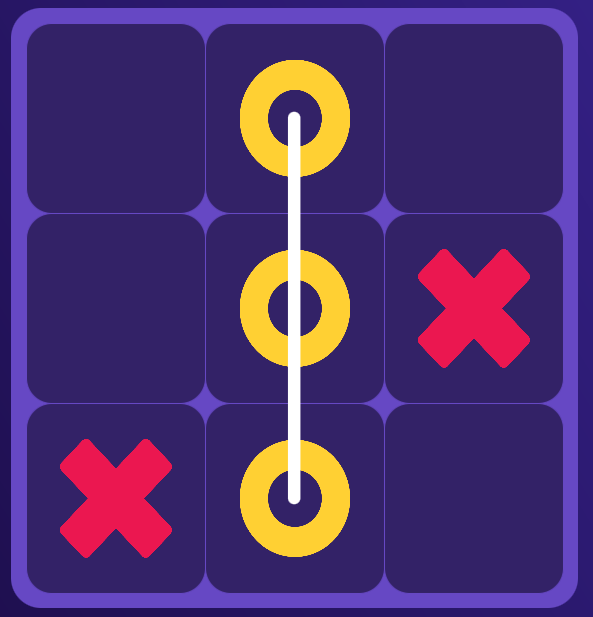
#> input picture assets/board_win.PNG, 593 x 617 px, given as the content of the folder cats_and_dogs_filtered/train, which was not available
$ python dirtDataset.py
#> lines starting #> are read from the running program, lines starting #| are printed output that depends on the picture; pictures that were not available may be replaced by others from this repository, and a replacement may not be noted
import numpy as np
import argparse
import imutils
import random
import cv2
import sys
import os

ROOT_DIR = "cats_and_dogs_filtered/train"

noise_types = ["gauss","speckle"]

def noisy(noise_type, image):

	if noise_type == "gauss":

		row,col,ch= image.shape
		mean = 0
		var = 0.1
		sigma = var**0.5
		gauss = np.random.normal(mean,sigma,(row,col,ch))
		gauss = gauss.reshape(row,col,ch)
		noisy = image + gauss

		return noisy

	elif noise_type == "speckle":

		row,col,ch = image.shape
		gauss = np.random.randn(row,col,ch)
		gauss = gauss.reshape(row,col,ch)
		noisy = image + image * gauss

		# cv2.imshow("speckle (Correct)", noisy)
		# cv2.waitKey(0)

		return noisy

def rotateImage(angle, image):

	rotated = imutils.rotate_bound(image, angle)

	return rotated

def dirtifyRotateImages(PATH_CATEGORY, image_name, image):

	# Generate 4 angles to the image
	for angle in range(90,360,90):

		# Rotate
		image = rotateImage(angle, image)

		# For each noise type
		for noise_type in noise_types:

			# Make it noisy
			image = noisy(noise_type,image)

			# Save It
			image_path = PATH_CATEGORY + "/" + str(angle) + "_" + noise_type + "_" + image_name

			cv2.imwrite(image_path, image)

def dirtifyImagesMain(ROOT_DIR):

#> called with ROOT_DIR = 'cats_and_dogs_filtered/train'
	for category in os.listdir(ROOT_DIR):

		PATH_CATEGORY = os.path.join(ROOT_DIR,category)

		for image_name in os.listdir(PATH_CATEGORY):

			FULL_PATH = PATH_CATEGORY + "/" + image_name

			# print("IMAGE: " + image_name)

			image = cv2.imread(FULL_PATH, cv2.IMREAD_UNCHANGED)
#> image is the input picture: shape (617, 593, 4); mean B, G, R, A 111.6, 50.4, 79.8, 255

			dirtifyRotateImages(PATH_CATEGORY, image_name, image)
#> the loop in dirtifyRotateImages, `for angle in range(90,360,90):` made 3 passes
#> pass 1, in rotateImage, `rotated = imutils.rotate_bound(image, angle)`:
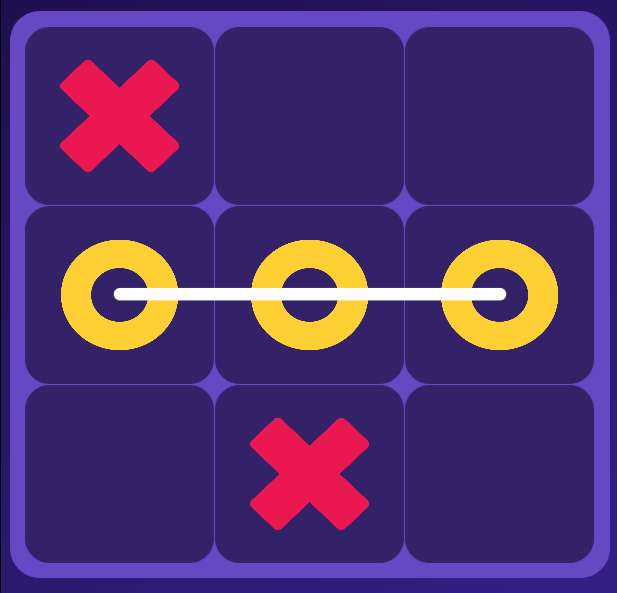
#> rotated: shape (593, 617, 4); mean B, G, R, A 111.4, 50.3, 79.8, 254.6
#> pass 1, in noisy (call 2), `gauss = np.random.randn(row,col,ch)`:
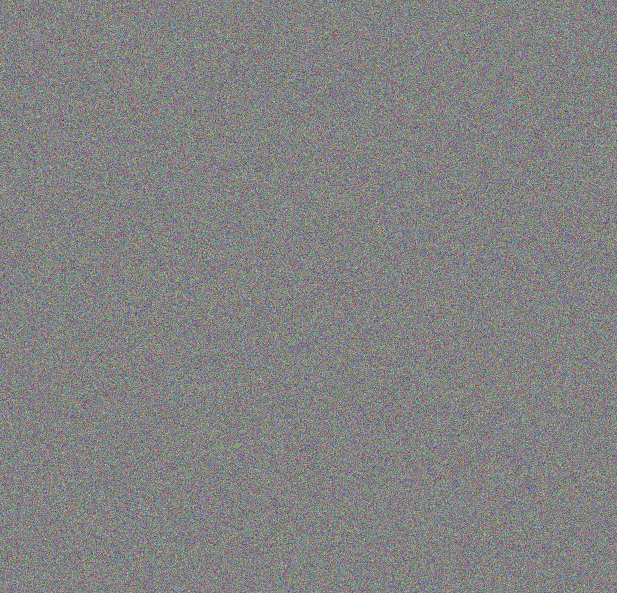
#> gauss: shape (593, 617, 4) float64; mean of channels 0, 1, 2, 3 0.000747, -0.00172, -0.000917, -0.000276; drawn with min black and max white
#> after the loop in dirtifyRotateImages, `for angle in range(90,360,90):`:
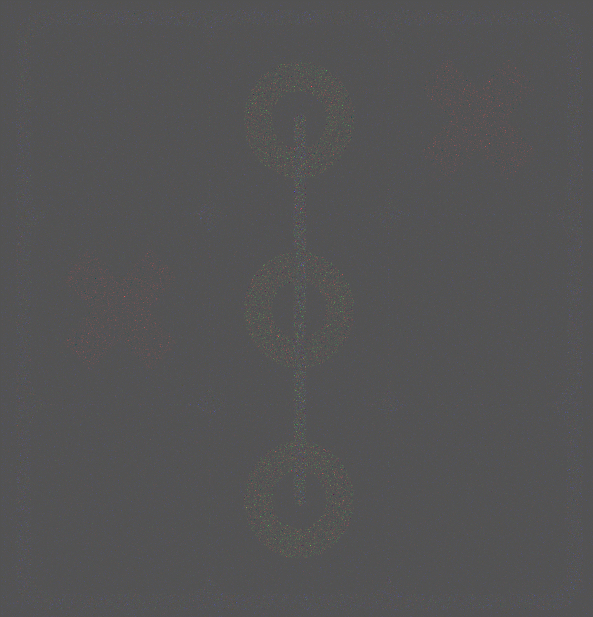
#> image: shape (617, 593, 4) float64; mean B, G, R, A 111.5, 50.2, 79.1, 255.6; drawn with min black and max white

dirtifyImagesMain(ROOT_DIR)

$ run again, on assets/cross.PNG
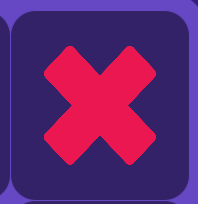
#> input picture assets/cross.PNG, 198 x 204 px, given as the content of the folder cats_and_dogs_filtered/train, which was not available
#> in dirtifyImagesMain, image is the input picture: shape (204, 198, 4); mean B, G, R, A 109.8, 36.4, 97.8, 255
#> the loop in dirtifyRotateImages, `for angle in range(90,360,90):` made 3 passes
#> pass 1, in noisy (call 2), `gauss = np.random.randn(row,col,ch)`:
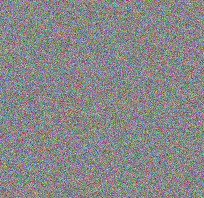
#> gauss: shape (198, 204, 4) float64; mean of channels 0, 1, 2, 3 -0.00198, 0.00378, -0.0106, 0.000614; drawn with min black and max white
#> after the loop in dirtifyRotateImages, `for angle in range(90,360,90):`:
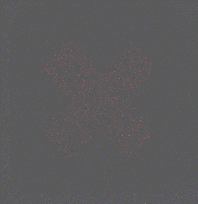
#> image: shape (204, 198, 4) float64; mean B, G, R, A 108.8, 36.3, 96, 249.8; drawn with min black and max white
